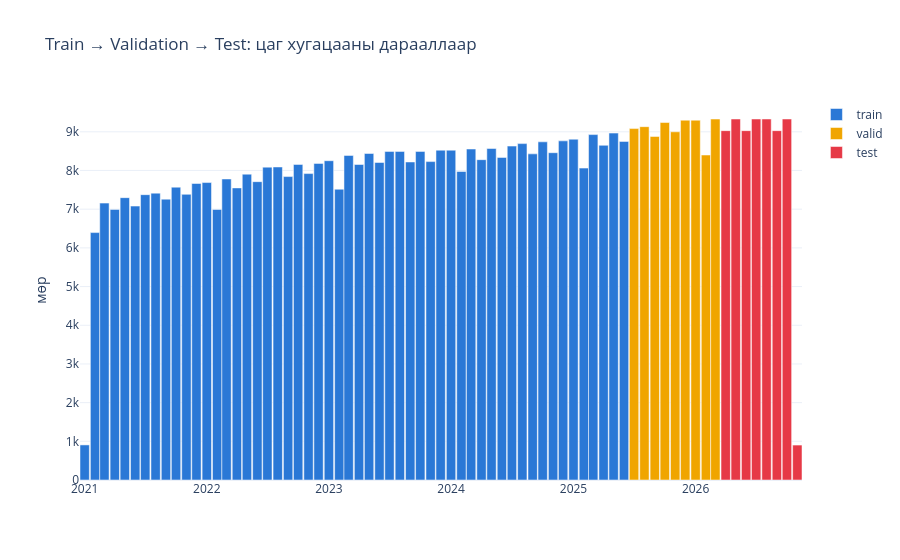

This figure's notebook cell:
### Code cell
cnt = f.groupby([pd.Grouper(key="date", freq="MS"), "split"]).size().rename("мөр").reset_index()
fig = px.bar(cnt, x="date", y="мөр", color="split", color_discrete_map={"train": BLUE, "valid": "#f0a500", "test": RED},
             title="Train → Validation → Test: цаг хугацааны дарааллаар")
fig.update_layout(xaxis_title=None, legend_title=None, bargap=0)
fig.show()
